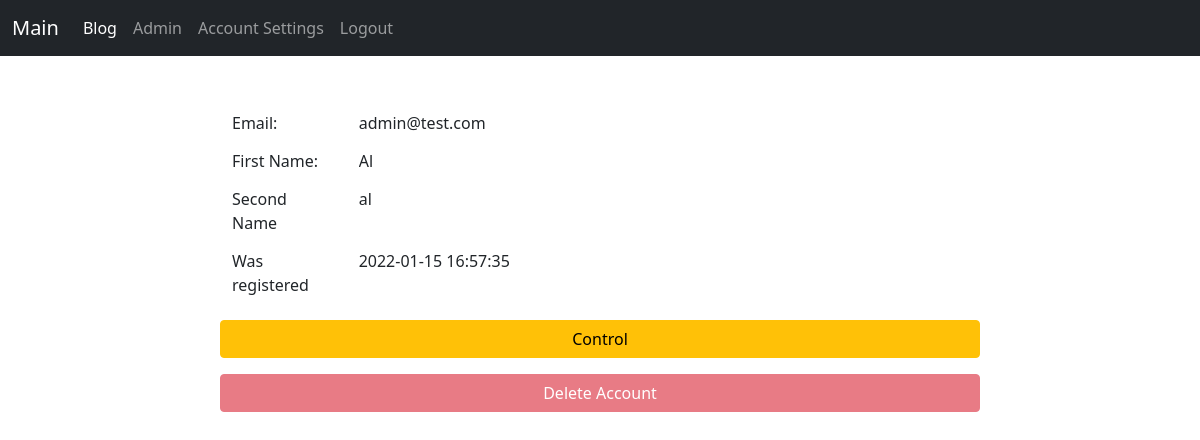
Page /account (signed in) on the committed database.
### models/user.py (models this page shows)
class User(db.Model, UserMixin):
    id = db.Column(db.Integer, primary_key=True)
    firstname = db.Column(db.String(100))
    secondname = db.Column(db.String(100))
    created = db.Column(db.DateTime, default=datetime.now())
    email = db.Column(db.String(100), unique=True)
    password = db.Column(db.String(255))
    active = db.Column(db.Boolean)
    roles = db.relationship('Role', secondary=roles_users, backref=db.backref('users'), lazy='dynamic')

### views/view_user.py (the view)
@view_user.route('/account')
@login_required
def account_user():
    user = current_user
    return render_template('user/user_account.html', user=user)

### templates/user/user_account.html (shortened to what this page needs)
{% extends 'base.html' %}
{% block content %}
    <form method="POST">
  <div class="form-group row">
    <label for="staticEmail" class="col-sm-2 col-form-label">Email: </label>
    <div class="col-sm-10">
      <input type="text" readonly class="form-control-plaintext" id="staticEmail" value="{{user.email}}">
    </div>
    <label for="staticEmail" class="col-sm-2 col-form-label">First Name: </label>
    <div class="col-sm-10">
      <input type="text" readonly class="form-control-plaintext" id="staticFirstName" value="{{user.firstname}}">
    </div>
    <label for="staticEmail" class="col-sm-2 col-form-label">Second Name </label>
    <div class="col-sm-10">
      <input type="text" readonly class="form-control-plaintext" id="staticSecondName" value="{{user.secondname}}">
    </div>
    <label for="staticEmail" class="col-sm-2 col-form-label">Was registered</label>
    <div class="col-sm-10">
      <input type="text" readonly class="form-control-plaintext" id="staticDate" value="{{user.created}}">
    </div>
    <a class='btn btn-warning mt-3' href="{{url_for('view_user.account_editing')}}">Сontrol</a>
    <a class='btn btn-danger mt-3 {% if current_user.has_role("admin") %} disabled {% endif %}' href="{{url_for('view_user.user_delete')}}">Delete Account</a>
  </div>
</form>
{% endblock %}

### rows in the picture
User: email "admin@test.com", firstname "Al", secondname "al", created "2022-01-15 16:57:35"
